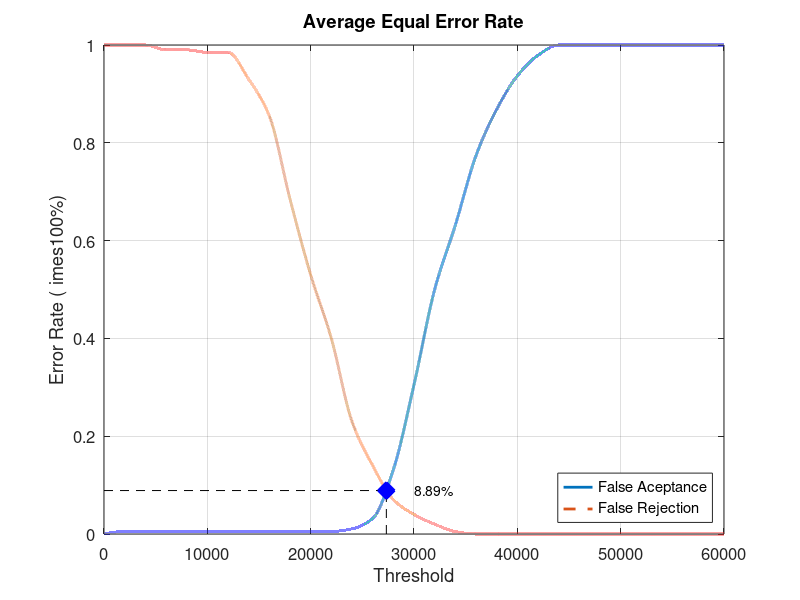
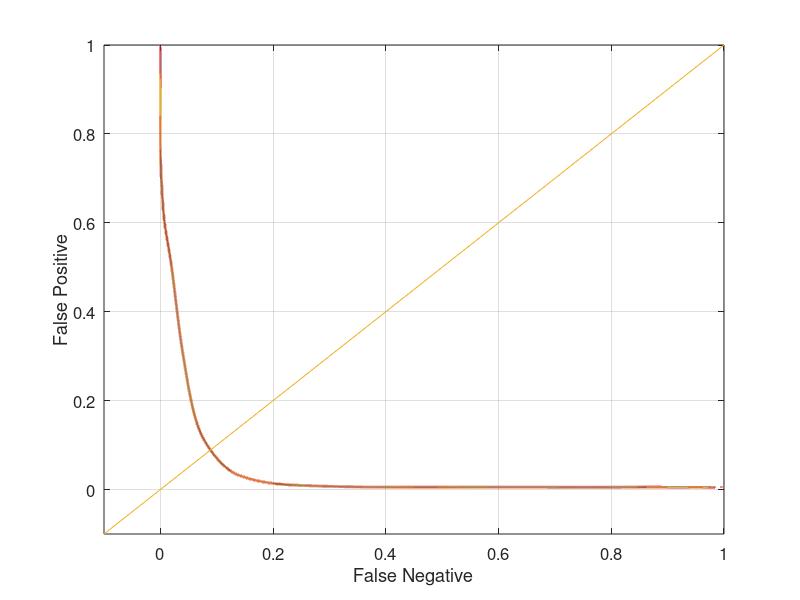

Source code (MATLAB) for these figures, in order:
close all;
clear;
clc;
x = 0:2000:60000;
xq = 0:0.5:60000;

y0 = [0 0.00526316 0.00526316 0.00526316 0.00526316 0.00526316 0.00526316 0.00526316 0.00526316 0.00526316 0.00526316 0.00526316 0.0105263 0.0315789 0.131579 0.305263 0.5 0.631579 0.773684 0.868421 0.936842 0.978947 1 1 1 1 1 1 1 1 1]
yy0 = interp1(x, y0, xq, 'pchip');
y1 = [1 1 1 0.99 0.99 0.985 0.985 0.93 0.855 0.685 0.53 0.4 0.23 0.14 0.07 0.04 0.02 0.005 0 0 0 0 0 0 0 0 0 0 0 0 0]
yy1 = interp1(x, y1, xq, 'pchip');

% Calculating EER: 
y2 = abs(y0 - y1);
find(y2 == min(y2))
yy2 = abs(yy0 - yy1);
xEER = find(yy2 == min(yy2));
xEERIndex = xq(xEER) % X-axis EER
yEER = yy0(xEER) % Y-axis EER

main = figure
plot(xq, yy0,'-','LineWidth', 2);	hold on
plot(xq, yy1,'--','LineWidth', 2);	hold on
plot([xEERIndex xEERIndex], [0 yEER], 'k--');	hold on
plot([0 xEERIndex], [yEER yEER], 'k--');	hold on
plot(xEERIndex, yEER, 'bx', 'LineWidth', 10);	hold on
text(xEERIndex + 10 * xEERIndex / 100, yEER, [num2str(round((10000 * yEER)) / 100) '%'])
legend('False Aceptance', 'False Rejection', 'Location', 'SouthEast')
xlabel('Threshold')
ylabel('Error Rate (	imes100%)')
title('Average Equal Error Rate')
set(gca, 'FontSize', 12)
axis([0 60000 0 1])
grid on

print(main, 'Database5_4Main', '-dpng');
FNRxFPR = figure('Color', [1 1 1]);
plot(yy1, yy0, '-', yy1, yy0, 'LineWidth', 2);
hold on
y = -0.1:0.1:1
plot(y, y); 
set(gca, 'FontSize', 12)
xlabel('False Negative')
ylabel('False Positive')
axis([-0.1 1 -0.1 1])
set(gca, 'FontSize', 12)
grid on

print(FNRxFPR, 'Database5_4FNRxFPR','-dpng');
